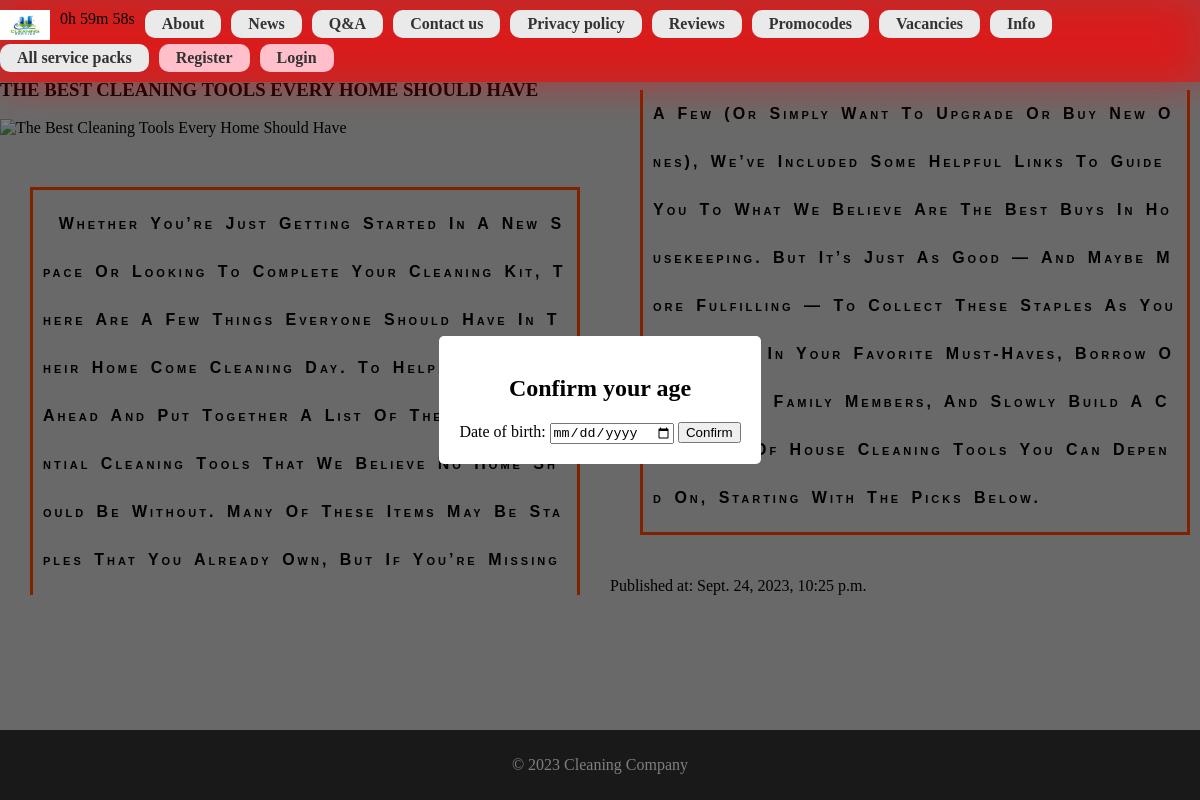
Screenshot of /news/2/ with the database file from the repository.
### newvision/models.py (models this page shows, shortened)
class News(models.Model):
    title = models.CharField(max_length=200)
    content = models.TextField()
    pub_date = models.DateTimeField(auto_now_add=True)
    image_url = models.URLField(max_length=200, blank=True, null=True)

### newvision/views.py (the view)
# urls.py: path('news/<int:news_id>/', views.news_detail, name='news_detail')
def news_detail(request, news_id):
    news = News.objects.get(pk=news_id)
    return render(request, 'newvision/news_detail.html', {'news': news})

### newvision/templates/newvision/news_detail.html
{% extends "base_generic.html" %}
{% load static %}
{% block styling %}
    <link rel="stylesheet" href="{% static 'newvision/css/news_detail.css' %}"/>
{% endblock %}
{% block content %}
    <section>
        <article>
            <h1 class="uppercase-h1">{{ news.title }}</h1>
            <img src="{{ news.image_url }}" alt="{{ news.title }}">
            <p class="modified-fragment" lang="en">{{ news.content }}</p>
            <br>
            <br>
            <p>Published at: {{ news.pub_date }}</p>
        </article>
    </section>
{% endblock %}

### cleaning/static/cleaning/css/styles.css (style rules this page uses)
body { display: flex; flex-direction: column; min-height: 100vh; margin: 0; background-color: #d3d3d3; }

### cleaning/static/cleaning/css/age.css (style rules this page uses)
body.modal-open { overflow: hidden; }

### newvision/static/newvision/css/news_detail.css (style rules this page uses)
.modified-fragment { padding:10px; margin: 20px; border: 3px solid orangered; text-transform: capitalize; text-indent: 3%; line-height: 3; font-variant: small-caps; word-spacing: 3px; letter-spacing: 3px; hyphens: auto; word-break: break-all; font-family: Arial, sans-serif; font-size: 16px; font-weight: bold; text-align: left; position: relative; top: 30px; left: 10px; }
article { column-count: 2; column-gap: 20px; }
article img { width: 90%; }
.uppercase-h1 { text-transform: uppercase; }

### rows the page displays
News: title "THE BEST CLEANING TOOLS EVERY HOME SHOULD HAVE", content "Whether You’re Just Getting Started In A New Space Or Looking To Complete Your Cleaning Kit, There Are A Few Things Everyone Should Have In Their Home Come Cleaning Day. To Help, We Went Ahead And Put Together A List Of The Most Essential Cleaning Tools That We Believe No Home Should Be Without. Many Of These Items May Be Staples That You Already Own, But If You’re Missing A Few (Or Simply Want To Upgrade Or Buy New Ones), We’ve Included Some Helpful Links To Guide You To What We Believe Are The Best Buys In Housekeeping. But It’s Just As Good — And Maybe More Fulfilling — To Collect These Staples As You Go. Invest In Your Favorite Must-Haves, Borrow Others From Family Members, And Slowly…", pub_date "Sept. 24, 2023, 10:25 p.m."
